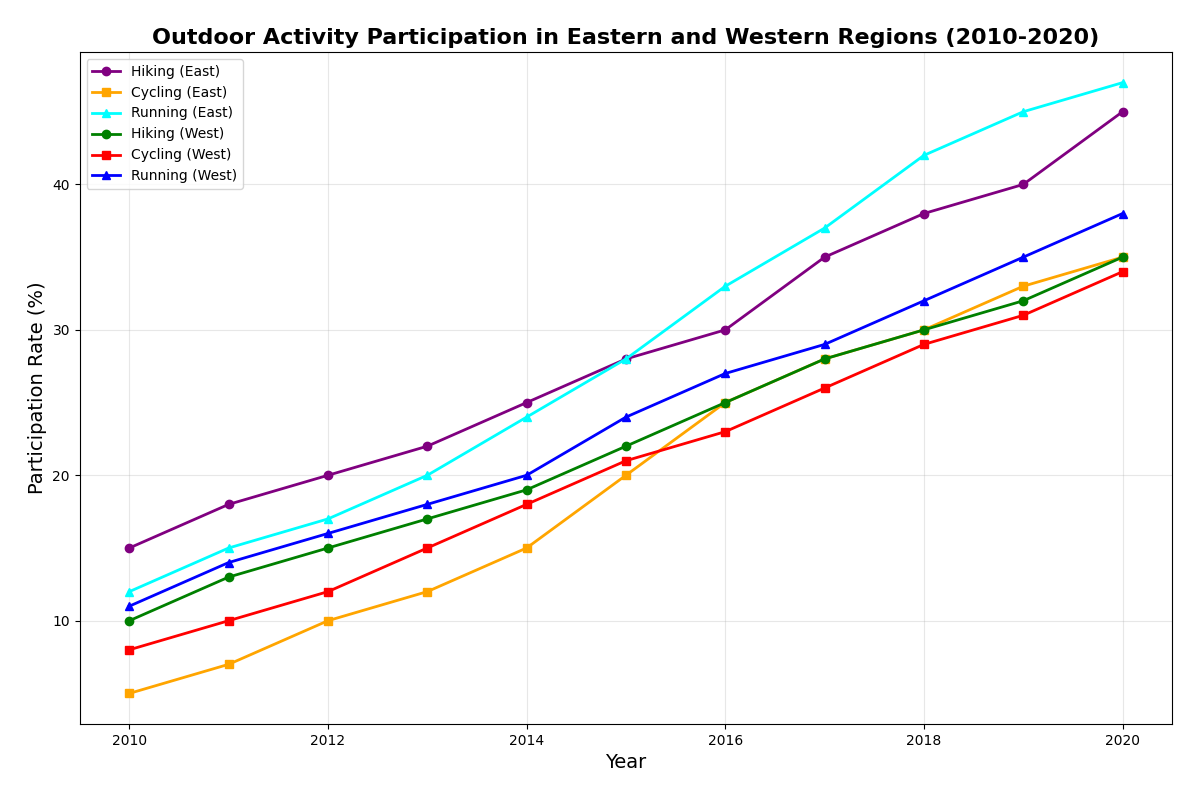

Write the Python code that produced this figure.
import matplotlib.pyplot as plt
import numpy as np

# Years from 2010 to 2020
years = np.arange(2010, 2021)

# Participation rates in the Eastern Region (%)
hiking_east = [15, 18, 20, 22, 25, 28, 30, 35, 38, 40, 45]
cycling_east = [5, 7, 10, 12, 15, 20, 25, 28, 30, 33, 35]
running_east = [12, 15, 17, 20, 24, 28, 33, 37, 42, 45, 47]

# Participation rates in the Western Region (%)
hiking_west = [10, 13, 15, 17, 19, 22, 25, 28, 30, 32, 35]
cycling_west = [8, 10, 12, 15, 18, 21, 23, 26, 29, 31, 34]
running_west = [11, 14, 16, 18, 20, 24, 27, 29, 32, 35, 38]

fig, ax = plt.subplots(figsize=(12, 8))

# Plot for Eastern Region
ax.plot(years, hiking_east, marker='o', color='purple', linestyle='-', linewidth=2, label='Hiking (East)')
ax.plot(years, cycling_east, marker='s', color='orange', linestyle='-', linewidth=2, label='Cycling (East)')
ax.plot(years, running_east, marker='^', color='cyan', linestyle='-', linewidth=2, label='Running (East)')

# Plot for Western Region
ax.plot(years, hiking_west, marker='o', color='green', linestyle='-', linewidth=2, label='Hiking (West)')
ax.plot(years, cycling_west, marker='s', color='red', linestyle='-', linewidth=2, label='Cycling (West)')
ax.plot(years, running_west, marker='^', color='blue', linestyle='-', linewidth=2, label='Running (West)')

ax.set_xlabel('Year', fontsize=14)
ax.set_ylabel('Participation Rate (%)', fontsize=14)
ax.set_title('Outdoor Activity Participation in Eastern and Western Regions (2010-2020)', fontsize=16, weight='bold')
ax.legend(loc='upper left')
ax.grid(True, alpha=0.3)

plt.tight_layout(pad=2.0)
plt.show()
